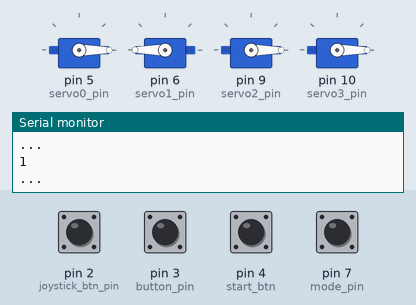
Simulated run of this sketch. Board: Arduino Uno, built with avr-gcc and run on an emulated ATmega328P. Shown: 4 × servo, the last lines printed to the serial monitor. The test bench sets the inputs (shaded band); at power-on: pin 2 (joystick_btn_pin), pin 3 (button_pin), pin 4 (start_btn), pin 7 (mode_pin) HIGH.

Above: at 1.2 s.
1.3 s: pin 4 (start_btn) pulled LOW for 0.15 s
At 5.5 s:
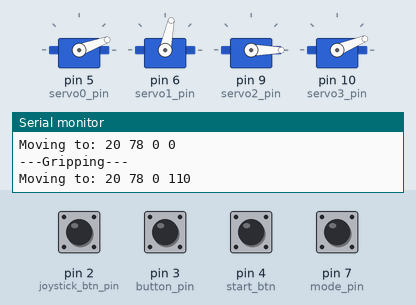
At 18.1 s:
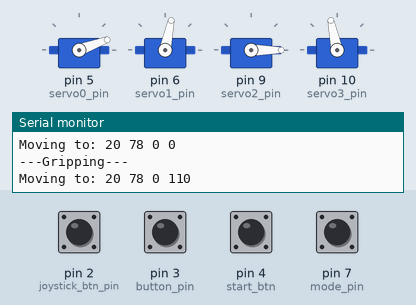
Timing chart, 0 to 19.4 s (numbered marks = the images above; inputs shaded):
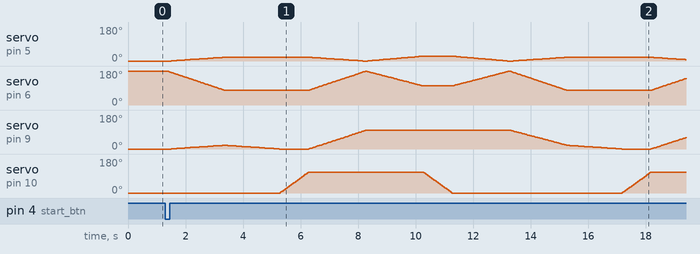

The sketch:

challenge.ino
```cpp
/*
 * Challenge code
 *
 * Joystick control + hard-coded sequence
 *
 * Wiring
 * - A0: VRX
 * - A1: VRY
 * - Pin 2: SW [Interrupt required]
 * - Pin 3: Button (Change joystick servo) [Interrupt required]
 * - Pin 4: Start button (start hardcoded sequence)
 * - Pin 5: Servo 0 signal [PWM required]
 * - Pin 6: Servo 1 signal [PWM required]
 * - Pin 7: Mode button (toggle between joystick/hardcode)
 * - Pin 9: Servo 2 signal [PWM required]
 * - Pin 10: Servo 3 signal [PWM required]
 */


#include <Servo.h>

constexpr int servo0_pin {5};
constexpr int servo1_pin {6};
constexpr int servo2_pin {9};
constexpr int servo3_pin {10};
constexpr int start_btn {4};

constexpr int x_pin {A0};
constexpr int y_pin {A1};
constexpr int joystick_btn_pin {2};
constexpr int button_pin {3};
constexpr int mode_pin {7};

constexpr int interval {10};
constexpr float cheat_factor {0};
constexpr int TURN_ANGLE {20};
constexpr int MOTION_TIME {2000};
constexpr int CLAW_CLOSE_TIME {1000};
constexpr int CLAW_CLOSE_ANGLE {110};
constexpr int CLAW_OPEN_ANGLE {0};

int last_change_millis {0};
int last_edit_millis {0};

volatile int current_servo {0};
volatile int enable_edit {0};

int pos[4] {0, 180, 0, CLAW_OPEN_ANGLE};

int pick_up_offset [4] {0, 0, 0, 0};
int main_offset [4] {0, 0, 100, 0};

int home_pos[4] {0, 180, 100, CLAW_OPEN_ANGLE};
int home_pos_close[4] {home_pos[0], home_pos[1], home_pos[2], CLAW_CLOSE_ANGLE};
int pick_up_pos[4] {20 + pick_up_offset[0], 78 + pick_up_offset[1], 0 + pick_up_offset[2], CLAW_OPEN_ANGLE + pick_up_offset[3]};
int level_1[4] {26 + main_offset[0], 101 + main_offset[1], 0 + main_offset[2], CLAW_CLOSE_ANGLE + main_offset[3]};
int level_2[4] {24 + main_offset[0], 105 + main_offset[1], 0 + main_offset[2], CLAW_CLOSE_ANGLE + main_offset[3]};
int level_3[4] {22 + main_offset[0], 113 + main_offset[1], 0 + main_offset[2], CLAW_CLOSE_ANGLE + main_offset[3]};
int level_4[4] {21 + main_offset[0], 120 + main_offset[1], 0 + main_offset[2], CLAW_CLOSE_ANGLE + main_offset[3]};
int level_5[4] {20 + main_offset[0], 126 + main_offset[1], 0 + main_offset[2], CLAW_CLOSE_ANGLE + main_offset[3]};
int level_6[4] {19 + main_offset[0], 133 + main_offset[1], 0 + main_offset[2], CLAW_CLOSE_ANGLE + main_offset[3]};

int mode {0};
int last_mode_millis {0};


Servo servo0;
Servo servo1;
Servo servo2;
Servo servo3;

void isr()
{
  if (millis() - last_change_millis > 200)
  {
    current_servo = (current_servo + 2) % 4;
    last_change_millis = millis();
  }
}

void isr_2()
{
  if (millis() - last_edit_millis > 200)
  {
    enable_edit = !enable_edit;
    last_edit_millis = millis();
  }
}

void serialFlush()
{
  while(Serial.available() > 0) {
    char t = Serial.read();
  }
}

void move_gently_2(int final_pos [4], int motion_time = MOTION_TIME)
{
  Serial.print("Moving to: "); Serial.print(final_pos[0]); Serial.print(" ");
  Serial.print(final_pos[1]); Serial.print(" "); Serial.print(final_pos[2]);
  Serial.print(" "); Serial.println(final_pos[3]);

  int motion_start = millis();

  int start_pos_arr [4] {};
  for (int i {0}; i < 4; ++i)
  {
    start_pos_arr[i] = pos[i];
  }

  while (pos[0] != final_pos[0] || pos[1] != final_pos[1] || pos[2] != final_pos[2] || pos[3] != final_pos[3])
  {
    for (int i {0}; i < 4; ++i)
    {
      int current_time = millis() - motion_start;
//      int angle = motion_curve(start_pos_arr[i], final_pos[i], motion_time, current_time);
      int angle = constant_motion_curve(start_pos_arr[i], final_pos[i], motion_time, current_time);
      pos[i] = angle;
    }
    servo0.write(pos[0]);
    servo1.write(pos[1]);
    servo2.write(pos[2]);
    servo3.write(pos[3]);

//    Serial.print("Moving: "); Serial.print(pos[0]); Serial.print(" ");
//    Serial.print(pos[1]); Serial.print(" "); Serial.print(pos[2]);
//    Serial.print(" "); Serial.println(pos[3]);
  }
}

float motion_curve(int start_pos, int end_pos, int motion_time, int current_time)
{
  if (current_time > motion_time)
  {
    return end_pos;
  }
  int a = start_pos;
  int b = end_pos;
  int t = motion_time;
  int x = current_time;

  float c = (b-a) / 2;
  float result = c * (cbrt((x - (t/2.0))/(t/2.0))) + c + a;
  return result;
}

float constant_motion_curve(int start_pos, int end_pos, int motion_time, int current_time)
{
  if (current_time > motion_time)
  {
    return end_pos;
  }
  float a = start_pos;
  float b = end_pos;
  float t = motion_time;
  float x = current_time;

  float result = a + (b-a) * (x/t);
  return result;
}

void grip() {
  Serial.println("---Gripping---");
  int grip_pos[4] {pos[0], pos[1], pos[2], CLAW_CLOSE_ANGLE};
  move_gently_2(grip_pos, CLAW_CLOSE_TIME);
}

void ungrip() {
  Serial.println("---Releasing---");
  int grip_pos[4] {pos[0], pos[1], pos[2], CLAW_OPEN_ANGLE};
  move_gently_2(grip_pos, CLAW_CLOSE_TIME);
}

void pickup() {
  Serial.println("---Picking up---");
  int temp_pos[4] {pick_up_pos[0], pick_up_pos[1], pick_up_pos[2] + 20, pick_up_pos[3]};
  move_gently_2(temp_pos);
  move_gently_2(pick_up_pos);
}

void base() {
  Serial.println("---Homing---");
  move_gently_2(home_pos);
}

void base_close() {
  Serial.println("---Homing---");
  move_gently_2(home_pos_close);
}

void turn_abit() {
  Serial.println("---Turning---");
  int grip_pos[4] {pos[0], pos[1], pos[2] + TURN_ANGLE, pos[3]};
  move_gently_2(grip_pos);
}

void setup()
{
  Serial.begin(9600);
  servo0.attach(servo0_pin);
  servo1.attach(servo1_pin);
  servo2.attach(servo2_pin);
  servo3.attach(servo3_pin);

  servo0.write(pos[0]);
  servo1.write(pos[1]);
  servo2.write(pos[2]);
  servo3.write(pos[3]);

  pinMode(start_btn, INPUT_PULLUP);
  pinMode(x_pin, INPUT);
  pinMode(y_pin, INPUT);
  pinMode(joystick_btn_pin, INPUT_PULLUP);
  pinMode(button_pin, INPUT_PULLUP);
  pinMode(mode_pin, INPUT_PULLUP);

  attachInterrupt(digitalPinToInterrupt(button_pin), isr, FALLING);
  attachInterrupt(digitalPinToInterrupt(joystick_btn_pin), isr_2, FALLING);

  Serial.println("READY. Waiting for serial input to start.");
}

void loop()
{
  Serial.println(digitalRead(mode_pin));
  if (!digitalRead(mode_pin) && millis() - last_mode_millis > 1000)
  {
    mode = !mode;
    last_mode_millis = millis();
  }

  if (mode == 0)
  {
    Serial.println("...");
    // Start program on serial input
    if (Serial.available() > 0 or digitalRead(start_btn) == 0) {
      Serial.println("---STARTING---");
      serialFlush();

      // TEMP CODE FOR TESTING
//      base();
//      grip();
//      move_gently_2(level_1);
//      ungrip();
//
//      base();
//      delay(1000);
//      grip();
//      move_gently_2(level_2);
//      ungrip();
//
//      base();
//      delay(1000);
//      grip();
//      move_gently_2(level_3);
//      ungrip();
//
//      base();
//      delay(1000);
//      grip();
//      move_gently_2(level_4);
//      ungrip();
//
//      base();
//      delay(1000);
//      grip();
//      move_gently_2(level_5);
//      ungrip();
//
//      base();
//      delay(1000);
//      grip();
//      move_gently_2(level_6);
//      ungrip();
//
//      base();

      // END OF TESTING CODE


      pickup();
      grip();
      base_close();
      Serial.println("---LVL 1---");
      move_gently_2(level_1);
      ungrip();
      base();

      pickup();
      grip();
      base_close();
      Serial.println("---LVL 2---");
      move_gently_2(level_2);
      ungrip();
      base();

      pickup();
      grip();
      base_close();
      Serial.println("---LVL 3---");
      move_gently_2(level_3);
      ungrip();
      base();

      pickup();
      grip();
      base_close();
      Serial.println("---LVL 4---");
      move_gently_2(level_4);
      ungrip();
      base();

      pickup();
      grip();
      base_close();
      Serial.println("---LVL 5---");
      move_gently_2(level_5);
      ungrip();
      base();

      pickup();
      grip();
      base_close();
      Serial.println("---LVL 6---");
      move_gently_2(level_6);
      ungrip();
      base();
    }
  }
  else {
    int x_input {analogRead(A0)};
    int y_input {analogRead(A1)};
    int btn_input {digitalRead(2)};
  //  Serial.print(x_input);
  //  Serial.print(" ");
  //  Serial.print(y_input);
  //  Serial.print(" ");
  //  Serial.println(btn_input);
  //  Serial.println(pos);

    if (x_input > 900 && enable_edit)
    {
      if (pos[current_servo] < 180)
        pos[current_servo] += 1;
    }
    else if (x_input < 300 && enable_edit)
    {
      if (pos[current_servo] > 0)
        pos[current_servo] -= 1;
    }

    if (y_input < 300 && enable_edit)
    {
      if (pos[current_servo + 1] < 180)
        pos[current_servo + 1] += 1;
    }
    else if (y_input > 900 && enable_edit)
    {
      if (pos[current_servo + 1] > 0)
        pos[current_servo + 1] -= 1;
    }


    servo0.write(pos[0]);
    servo1.write(pos[1]);
    servo2.write(pos[2]);
    servo3.write(pos[3]);
    Serial.print("Servo "); Serial.print(current_servo); Serial.print("(x) and "); Serial.print(current_servo + 1); Serial.print("(y)"); Serial.print("\t");
    Serial.print("Editing: "); Serial.print(enable_edit); Serial.print("\t");
    Serial.print(pos[0]); Serial.print(" "); Serial.print(pos[1]); Serial.print(" ");
    Serial.print(pos[2]); Serial.print(" "); Serial.println(pos[3]);
   }
}
```
